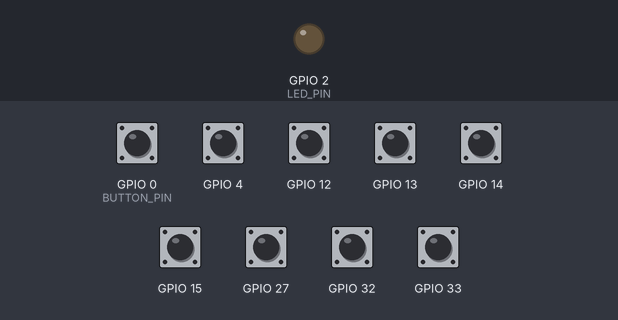
Bench run of a sketch on a simulated ESP32. On the bench: output pins drawn as LEDs (lit = HIGH). Dashed ring = blinking. The inputs (shaded band) are chosen by the test bench; at power-on: GPIO 0 (BUTTON_PIN), GPIO 4, GPIO 12–15, GPIO 27, GPIO 32, GPIO 33 HIGH. WiFi joins after 1.5 s; servers stay silent unless stated; uploads are accepted with an empty reply; what the sketch prints to the serial monitor is not drawn.

Above: at 3.8 s.
3.9 s: GPIO 4 pulled LOW for 1 s
At 4.07 s:
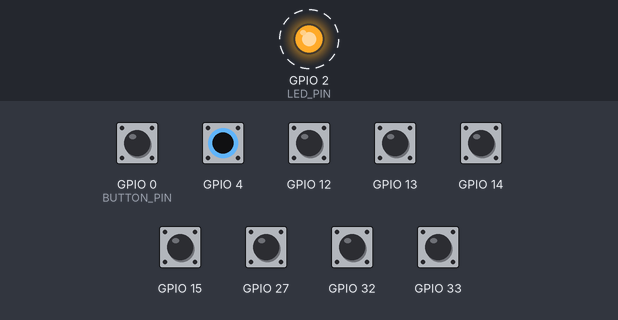
6.9 s: GPIO 0 (BUTTON_PIN) pulled LOW for 0.15 s
At 7.09 s:
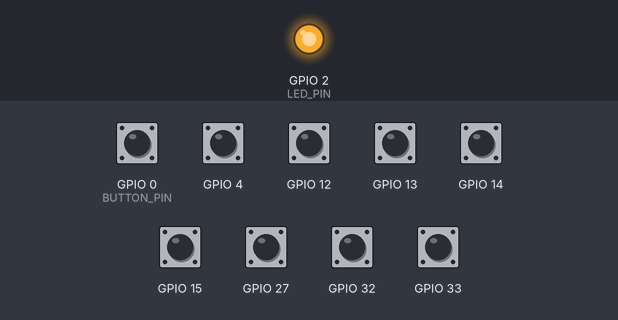
8.5 s: GPIO 0 (BUTTON_PIN) driven LOW and GPIO 4 driven LOW
At 8.65 s:
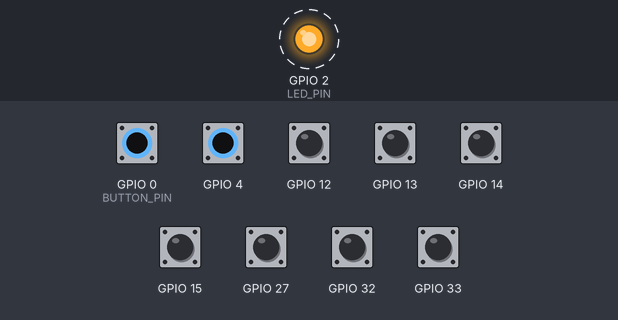
11.5 s: GPIO 4 driven HIGH
At 12.1 s:
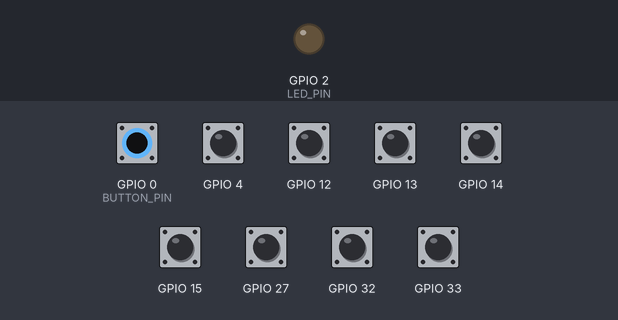
13.1 s: GPIO 4 driven LOW
At 13.28 s:
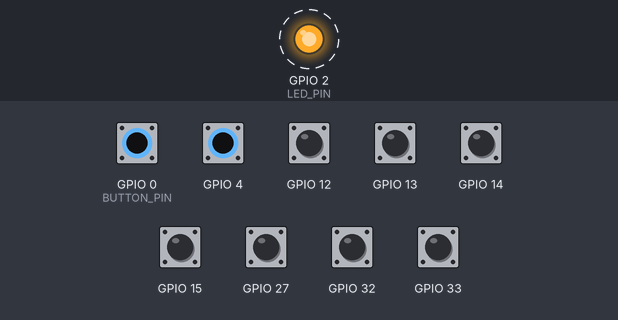
Timing chart, 0 to 17.1 s (numbered marks = the images above; inputs shaded):
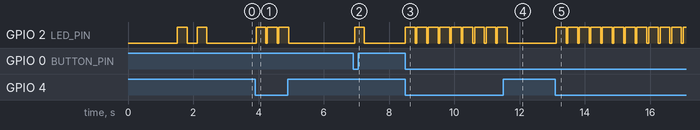

The sketch:

touchguard32.ino
```cpp
/*
 * TouchGuard32 - ESP32 Multi-Touch Alert Firmware
 *
 * Detects capacitive touch on ALL 10 touch pins (T0-T9) and the BOOT button.
 * Each pin reports its specific label in the alert message.
 *
 * Touch pins available on ESP32:
 *   T0 = GPIO4   T1 = GPIO0   T2 = GPIO2   T3 = GPIO15
 *   T4 = GPIO13  T5 = GPIO12  T6 = GPIO14  T7 = GPIO27
 *   T8 = GPIO33  T9 = GPIO32
 */

#include <WiFi.h>
#include <HTTPClient.h>
#include <ArduinoJson.h>

// Load your personal config (WiFi, server URL)
// Edit 'config.h' — it's gitignored so your credentials stay private
#include "config.h"

#ifndef DEVICE_NAME
#define DEVICE_NAME "ESP32"
#endif

// ===== PIN DEFINITIONS =====
#define BUTTON_PIN     0       // GPIO0 - BOOT button (LOW = pressed)
#define LED_PIN        2       // Built-in LED

struct TouchPin {
  int     pin;        // touchRead pin number (T0..T9)
  int     gpio;       // actual GPIO number
  const char* label;  // human-readable label
  int     threshold;  // touch threshold (lower = more sensitive)
  unsigned long lastTrigger;  // debounce timer
};

// Touch-capable pins (T1=GPIO0 and T2=GPIO2 excluded:
//   T1=GPIO0 is the BOOT button, T2=GPIO2 is the built-in LED)
TouchPin touchPins[] = {
  { T0,   4,  "GPIO4 (T0)",  40, 0 },
  { T3,  15,  "GPIO15 (T3)", 40, 0 },
  { T4,  13,  "GPIO13 (T4)", 40, 0 },
  { T5,  12,  "GPIO12 (T5)", 40, 0 },
  { T6,  14,  "GPIO14 (T6)", 40, 0 },
  { T7,  27,  "GPIO27 (T7)", 40, 0 },
  { T8,  33,  "GPIO33 (T8)", 40, 0 },
  { T9,  32,  "GPIO32 (T9)", 40, 0 },
};

const int NUM_TOUCH_PINS = sizeof(touchPins) / sizeof(touchPins[0]);

#define DEBOUNCE_DELAY     300  // ms between alerts per pin
#define HEARTBEAT_INTERVAL 30000

// ===== STATE =====
unsigned long lastHeartbeatTime = 0;
bool lastButtonState = HIGH;

void setup() {
  Serial.begin(115200);
  Serial.println();
  Serial.println("========================================");
  Serial.println("  TouchGuard32 - Multi-Touch Alert");
  Serial.println("  Touch any GPIO pin labeled T0-T9");
  Serial.println("  or press the BOOT button");
  Serial.println("========================================");

  pinMode(BUTTON_PIN, INPUT_PULLUP);
  pinMode(LED_PIN, OUTPUT);
  digitalWrite(LED_PIN, LOW);

  connectToWiFi();
}

void loop() {
  if (WiFi.status() != WL_CONNECTED) {
    connectToWiFi();
    delay(1000);
    return;
  }

  unsigned long now = millis();

  // --- Scan all touch pins ---
  for (int i = 0; i < NUM_TOUCH_PINS; i++) {
    int value = touchRead(touchPins[i].pin);
    if (value < touchPins[i].threshold &&
        (now - touchPins[i].lastTrigger > DEBOUNCE_DELAY)) {
      Serial.printf("[TOUCH] %s - value: %d (threshold: %d)\n",
        touchPins[i].label, value, touchPins[i].threshold);
      digitalWrite(LED_PIN, HIGH);
      sendAlert("Touch Detected", touchPins[i].label);
      touchPins[i].lastTrigger = now;
      delay(100);
      digitalWrite(LED_PIN, LOW);
    }
  }

  // --- Detect BOOT Button ---
  bool buttonState = digitalRead(BUTTON_PIN);
  if (buttonState == LOW && lastButtonState == HIGH) {
    bool canSend = true;
    for (int i = 0; i < NUM_TOUCH_PINS; i++) {
      if (now - touchPins[i].lastTrigger < DEBOUNCE_DELAY) {
        canSend = false;
        break;
      }
    }
    if (canSend) {
      Serial.println("[BUTTON] BOOT button pressed!");
      digitalWrite(LED_PIN, HIGH);
      sendAlert("Button Pressed", "BOOT button (GPIO0)");
      delay(100);
      digitalWrite(LED_PIN, LOW);
    }
  }
  lastButtonState = buttonState;

  // --- Heartbeat ---
  if (now - lastHeartbeatTime > HEARTBEAT_INTERVAL) {
    sendHeartbeat();
    lastHeartbeatTime = now;
  }

  // --- Debug print every 5s ---
  static unsigned long lastDebugPrint = 0;
  if (now - lastDebugPrint > 5000) {
    Serial.print("[DEBUG]");
    for (int i = 0; i < NUM_TOUCH_PINS; i++) {
      Serial.printf(" %s:%d", touchPins[i].label, touchRead(touchPins[i].pin));
      if (i < NUM_TOUCH_PINS - 1) Serial.print(",");
    }
    Serial.printf(" | Button:%s\n",
      digitalRead(BUTTON_PIN) == LOW ? "PRESSED" : "released");
    lastDebugPrint = now;
  }

  delay(50);
}

void connectToWiFi() {
  Serial.printf("Connecting to WiFi: %s\n", WIFI_SSID);

  WiFi.mode(WIFI_STA);
  WiFi.begin(WIFI_SSID, WIFI_PASSWORD);

  int attempts = 0;
  while (WiFi.status() != WL_CONNECTED && attempts < 40) {
    delay(500);
    Serial.print(".");
    attempts++;
  }

  if (WiFi.status() == WL_CONNECTED) {
    Serial.println();
    Serial.printf("WiFi connected! IP: %s\n", WiFi.localIP().toString().c_str());
    digitalWrite(LED_PIN, HIGH);
    delay(300);
    digitalWrite(LED_PIN, LOW);
    delay(300);
    digitalWrite(LED_PIN, HIGH);
    delay(300);
    digitalWrite(LED_PIN, LOW);

    sendAlert("Device Online", "ESP32 has connected to the network");
  } else {
    Serial.println();
    Serial.println("WiFi connection failed! Retrying...");
  }
}

void sendAlert(const char* status, const char* message) {
  if (WiFi.status() != WL_CONNECTED) {
    Serial.println("[ERROR] Cannot send alert: WiFi not connected");
    return;
  }

  HTTPClient http;
  http.begin(String(SERVER_URL) + "/api/device/alert");
  http.addHeader("Content-Type", "application/json");

  StaticJsonDocument<256> doc;
  doc["device"] = DEVICE_NAME;
  doc["status"] = status;
  doc["message"] = message;

  String jsonString;
  serializeJson(doc, jsonString);

  Serial.printf("[SEND] %s | %s\n", status, message);

  int httpCode = http.POST(jsonString);

  if (httpCode > 0) {
    String response = http.getString();
    Serial.printf("[RESP] HTTP %d: %s\n", httpCode, response.c_str());
  } else {
    Serial.printf("[ERROR] HTTP failed: %s\n", http.errorToString(httpCode).c_str());
  }

  http.end();
}

void sendHeartbeat() {
  if (WiFi.status() != WL_CONNECTED) return;

  HTTPClient http;
  http.begin(String(SERVER_URL) + "/api/device/heartbeat");
  http.addHeader("Content-Type", "application/json");

  StaticJsonDocument<64> doc;
  doc["device"] = DEVICE_NAME;

  String jsonString;
  serializeJson(doc, jsonString);

  int httpCode = http.POST(jsonString);
  if (httpCode > 0) {
    Serial.println("[HEARTBEAT] Sent");
  }

  http.end();
}
```

config.example.h
```cpp
// ===== YOUR CONFIGURATION =====
// 1. Rename this file to 'config.h'
// 2. Fill in your WiFi credentials and server URL
// 3. Upload to ESP32
//
// For local testing (backend on your PC):
//   SERVER_URL = "http://192.168.x.x:5000"   <- your PC's local IP
//
// For production (backend on Render/Railway):
//   SERVER_URL = "https://your-app.onrender.com"

#ifndef CONFIG_H
#define CONFIG_H

const char* WIFI_SSID     = "YourWiFiSSID";
const char* WIFI_PASSWORD = "YourWiFiPassword";
const char* SERVER_URL    = "http://192.168.1.100:5000";

#endif
```

Measured:
- after the input at 3.9 s, GPIO 2 (LED_PIN): alternates HIGH for 0.30 s and LOW for 0.05 s, 6 changes in all, then stays LOW, starting at once
- after the input at 6.9 s, GPIO 2 (LED_PIN): LOW → HIGH at once, → LOW 0.30 s later
- after the input at 8.5 s, GPIO 2 (LED_PIN): alternates HIGH for 0.30 s and LOW for 0.05 s, starting at once
- after the input at 11.5 s, GPIO 2 (LED_PIN): goes on until 11.6 s, then stays LOW
- after the input at 13.1 s, GPIO 2 (LED_PIN): alternates HIGH for 0.30 s and LOW for 0.05 s, starting at once
